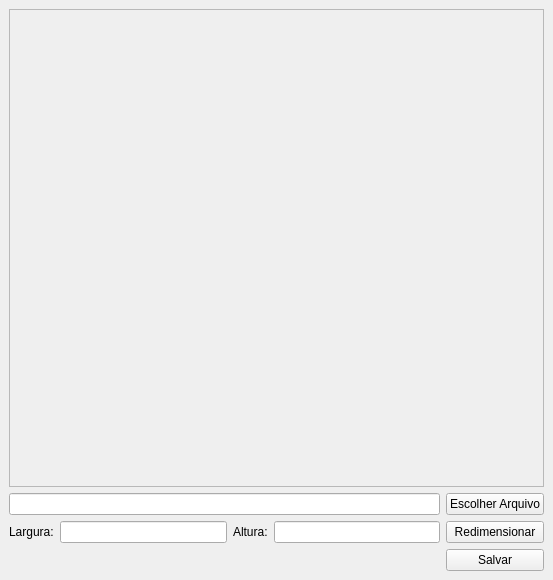
<?xml version="1.0" encoding="UTF-8"?>
<ui version="4.0">
 <class>MainWindow</class>
 <widget class="QMainWindow" name="MainWindow">
  <property name="geometry">
   <rect>
    <x>0</x>
    <y>0</y>
    <width>553</width>
    <height>580</height>
   </rect>
  </property>
  <property name="windowTitle">
   <string>Redimensionar Imagem</string>
  </property>
  <widget class="QWidget" name="centralwidget">
   <layout class="QGridLayout" name="gridLayout">
    <item row="2" column="1">
     <widget class="QLineEdit" name="inputLargura"/>
    </item>
    <item row="2" column="2">
     <widget class="QLabel" name="label_2">
      <property name="text">
       <string>Altura:</string>
      </property>
     </widget>
    </item>
    <item row="2" column="0">
     <widget class="QLabel" name="label">
      <property name="text">
       <string>Largura:</string>
      </property>
     </widget>
    </item>
    <item row="2" column="3">
     <widget class="QLineEdit" name="inputAltura"/>
    </item>
    <item row="2" column="4">
     <widget class="QPushButton" name="btnRedimensionar">
      <property name="text">
       <string>Redimensionar</string>
      </property>
     </widget>
    </item>
    <item row="3" column="4">
     <widget class="QPushButton" name="btnSalvar">
      <property name="text">
       <string>Salvar</string>
      </property>
     </widget>
    </item>
    <item row="0" column="0" colspan="5">
     <widget class="QScrollArea" name="scrollArea">
      <property name="widgetResizable">
       <bool>true</bool>
      </property>
      <widget class="QWidget" name="scrollAreaWidgetContents">
       <property name="geometry">
        <rect>
         <x>0</x>
         <y>0</y>
         <width>527</width>
         <height>449</height>
        </rect>
       </property>
       <layout class="QGridLayout" name="gridLayout_2">
        <item row="0" column="0">
         <widget class="QLabel" name="labelImg">
          <property name="text">
           <string/>
          </property>
         </widget>
        </item>
       </layout>
      </widget>
     </widget>
    </item>
    <item row="1" column="4">
     <widget class="QPushButton" name="btnEscolherArquivo">
      <property name="text">
       <string>Escolher Arquivo</string>
      </property>
     </widget>
    </item>
    <item row="1" column="0" colspan="4">
     <widget class="QLineEdit" name="inputAbrirArquivo"/>
    </item>
   </layout>
  </widget>
 </widget>
 <resources/>
 <connections/>
</ui>
